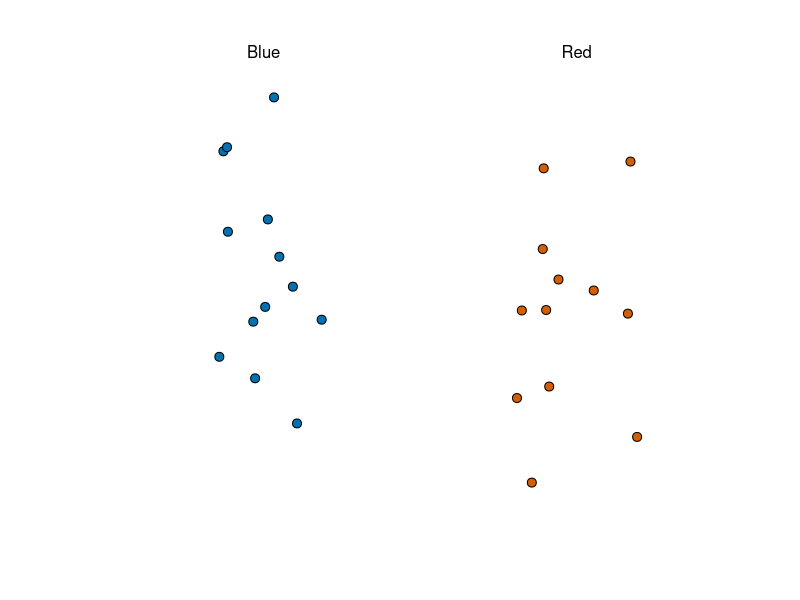
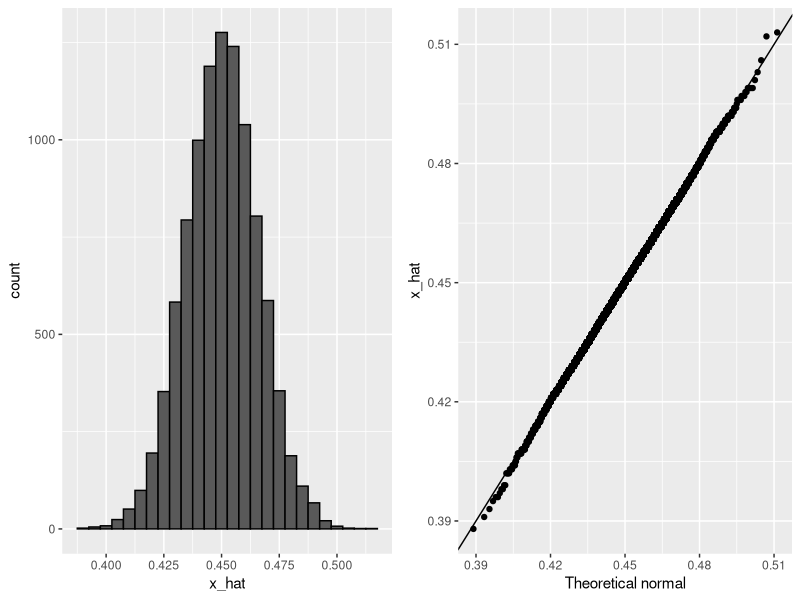
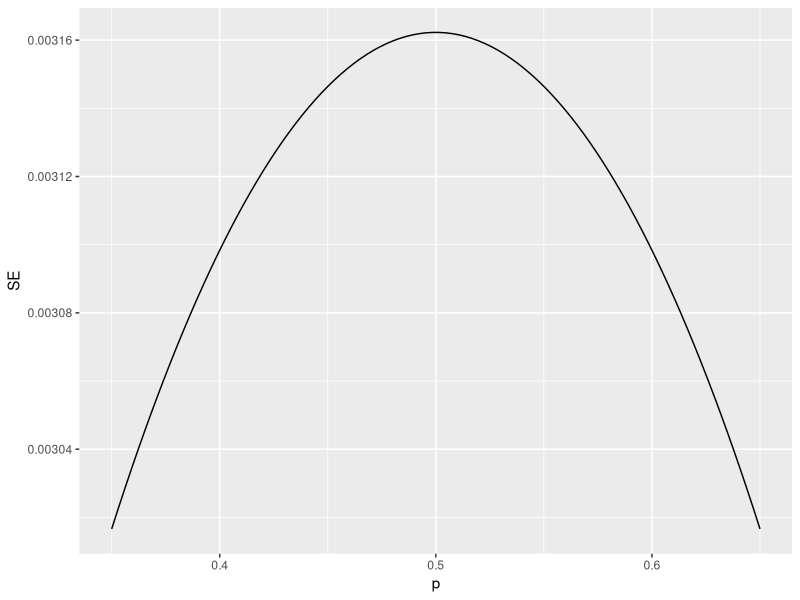
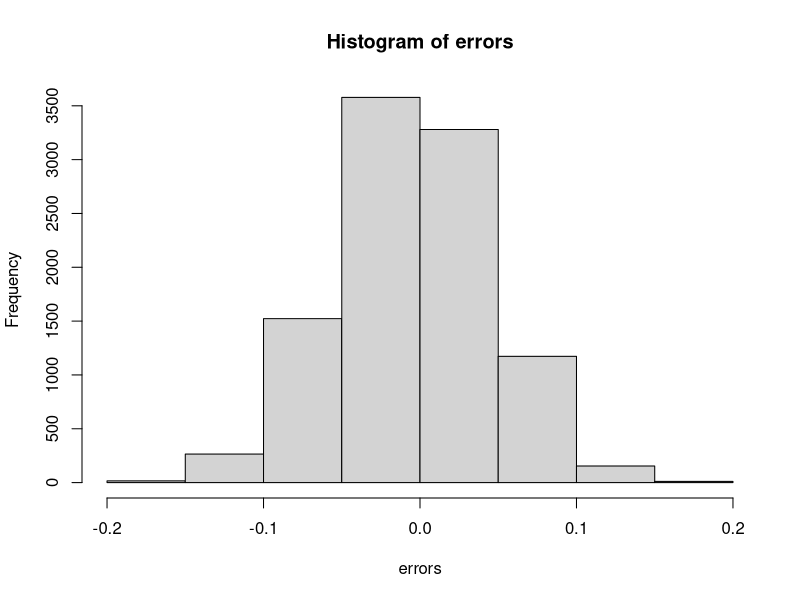
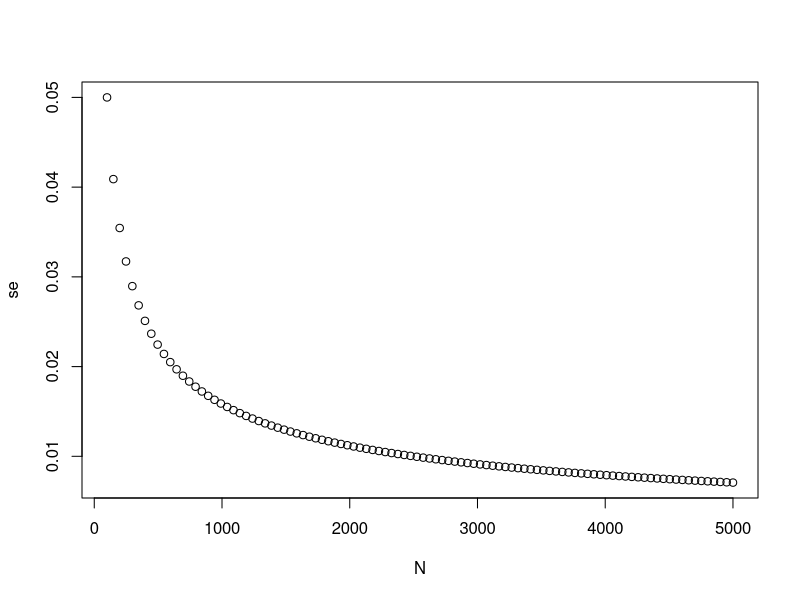
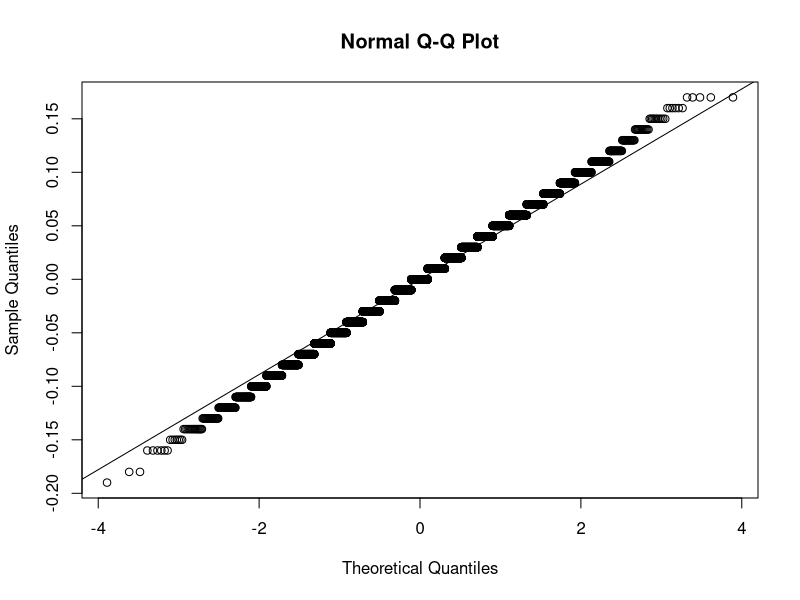
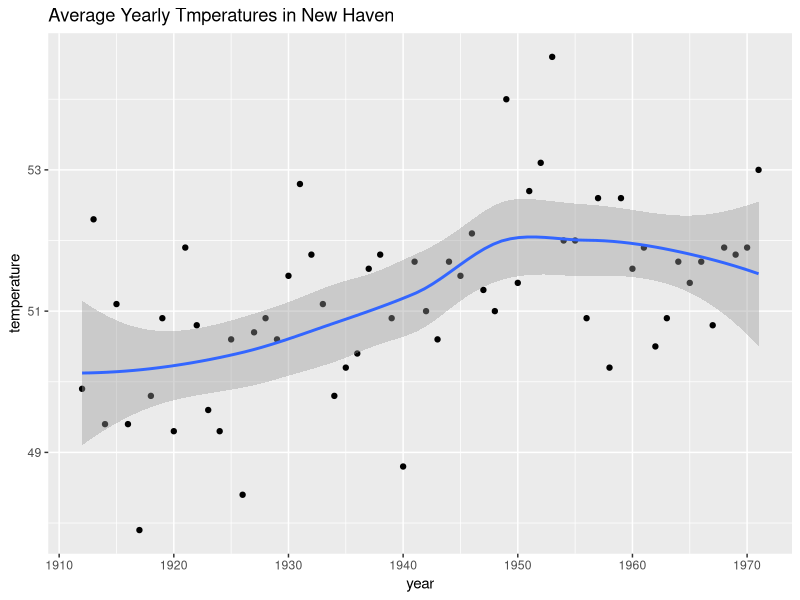
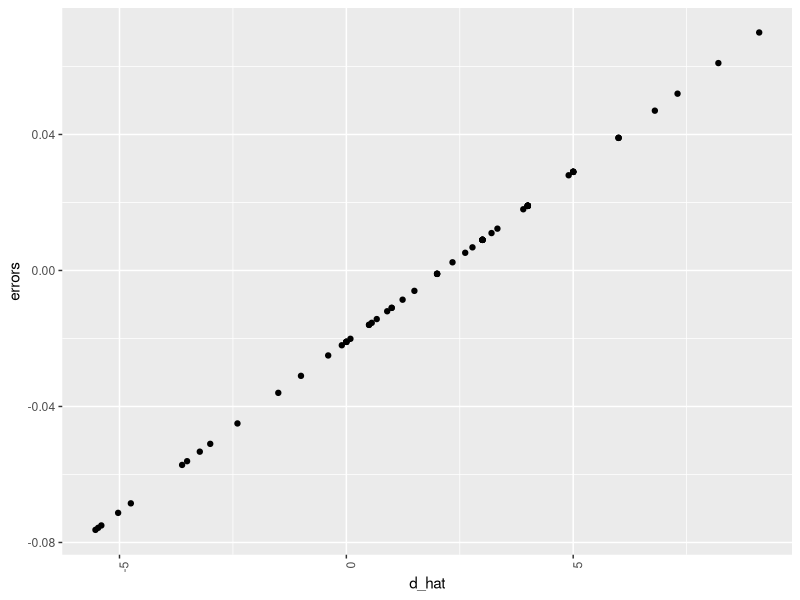

Write the R code that produced these figures, in order.
#Polls
library(tidyverse)
library(dslabs)
take_poll(25)




#Central Limit Theorem in practice

x_hat <- 0.48 
se <- sqrt(x_hat*(1-x_hat)/25)
se

pnorm(0.01/se)-pnorm(-0.01/se)

pnorm(1.96)-pnorm(-1.96)

#Montecarlo simulation with CTL.

B <- 10000
N <- 1000
p <- 0.48
x_hat <- replicate(B,{
  x <- sample(c(0,1), size = N, replace = TRUE, prob = c(1-p,p))
  mean(x)
})
x_hat


p <- 0.45
N <-1000
x <- sample(c(0,1), size = N, replace = TRUE, prob = c(1-p,p))
x_hat <- mean(x)


B <- 10000
N <- 1000
p <- 0.45
x_hat <- replicate(B,{
  x <- sample(c(0,1), size = N, replace = TRUE, prob = c(1-p,p))
  mean(x)
})
x_hat

mean(x_hat)
sd(x_hat)

#Histogram and qqplot to answer the questions about p
library(tidyverse)
library(ggplot2)
library(gridExtra)
library(dplyr)
p1 <- data.frame(x_hat = x_hat) %>% ggplot(aes(x_hat)) +
  geom_histogram(binwidth = 0.005, color = "black")
p2 <- data.frame(x_hat = x_hat)%>% ggplot(aes(sample = x_hat))+
  stat_qq(dparams = list(mean = mean(x_hat), sd = sd(x_hat)))+
  geom_abline()+
  ylab("x_hat")+
  xlab("Theoretical normal")

grid.arrange(p1,p2,nrow = 1)

#Bias
N <- 100000
p <- seq(0.35,0.65, length = 100)
SE <- sapply(p,function(x)2*sqrt(x*(1-x)/N)) 
data.frame(p = p, SE = SE) %>% ggplot(aes(p, SE)) +
  geom_line()


#Exercises
# Write a function called `take_sample` that takes `p` and `N` as arguements and returns the average value of a randomly sampled population.
take_sample <- function(p,N){
  sample <- sample(c(0,1),size = N, replace = TRUE, prob = c(1-p, p))
  mean(sample)
}

# Use the `set.seed` function to make sure your answer matches the expected result after random sampling
set.seed(1)

# Define `p` as the proportion of Democrats in the population being polled
p <- 0.45

# Define `N` as the number of people polled
N <- 100

# Call the `take_sample` function to determine the sample average of `N` randomly selected people from a population containing a proportion of Democrats equal to `p`. Print this value to the console.
take_sample(p,N)

# Define `p` as the proportion of Democrats in the population being polled
p <- 0.45

# Define `N` as the number of people polled
N <- 100

# The variable `B` specifies the number of times we want the sample to be replicated
B <- 10000

# Use the `set.seed` function to make sure your answer matches the expected result after random sampling
set.seed(1)

# Create an objected called `errors` that replicates subtracting the result of the `take_sample` function from `p` for `B` replications
errors <- replicate(B,{
p - take_sample(p,N)
})

# Calculate the mean of the errors. Print this value to the console.
mean(errors)
hist(x = errors, nclass = 10)

# Define `p` as the proportion of Democrats in the population being polled
p <- 0.45

# Define `N` as the number of people polled
N <- 100

# The variable `B` specifies the number of times we want the sample to be replicated
B <- 10000

# Use the `set.seed` function to make sure your answer matches the expected result after random sampling
set.seed(1)

# We generated `errors` by subtracting the estimate from the actual proportion of Democratic voters
errors <- replicate(B, p - take_sample(p, N))

# Calculate the mean of the absolute value of each simulated error. Print this value to the console.
mean(abs(errors))

#4.-
# Define `p` as the proportion of Democrats in the population being polled
p <- 0.45

# Define `N` as the number of people polled
N <- 100

# The variable `B` specifies the number of times we want the sample to be replicated
B <- 10000

# Use the `set.seed` function to make sure your answer matches the expected result after random sampling
set.seed(1)

# We generated `errors` by subtracting the estimate from the actual proportion of Democratic voters
errors <- replicate(B, p - take_sample(p, N))

# Calculate the standard deviation of `errors`
errors^2
mean(errors^2)
sqrt(mean(errors^2))

#5-- Standard Error
# Define `p` as the expected value equal to 0.45
p <- 0.45

# Define `N` as the sample size
N <- 100

# Calculate the standard error
sqrt(p*(1-p)/N)

#6.-
# Define `p` as a proportion of Democratic voters to simulate
p <- 0.45

# Define `N` as the sample size
N <- 100

# Use the `set.seed` function to make sure your answer matches the expected result after random sampling
set.seed(1)

# Define `X` as a random sample of `N` voters with a probability of picking a Democrat ('1') equal to `p`
X <- sample(c(0,1), size = N, prob = c(1-p,p), replace = TRUE)

# Define `X_bar` as the average sampled proportion
X_bar <- mean(X)

# Calculate the standard error of the estimate. Print the result to the console.
sqrt(X_bar*(1-X_bar)/N)

#8.-
N <- seq(100, 5000, len = 100)
p <- 0.5
se <- sqrt(p*(1-p)/N)
plot(N,se)

#11.- 
# Define `p` as the proportion of Democrats in the population being polled
p <- 0.45

# Define `N` as the number of people polled
N <- 100

# The variable `B` specifies the number of times we want the sample to be replicated
B <- 10000

# Use the `set.seed` function to make sure your answer matches the expected result after random sampling
set.seed(1)

# Generate `errors` by subtracting the estimate from the actual proportion of Democratic voters
errors <- replicate(B, p - take_sample(p, N))

# Generate a qq-plot of `errors` with a qq-line showing a normal distribution
qqnorm(errors)
qqline(errors)

#12.-
# Define `p` as the proportion of Democrats in the population being polled
p <- 0.45

# Define `N` as the number of people polled
N <- 100

# Calculate the probability that the estimated proportion of Democrats in the population is greater than 0.5. Print this value to the console.
pnorm(0.5, mean = p, sd = sqrt(((1-p)*p)/N), lower.tail = FALSE)

#13.-
# Define `N` as the number of people polled
N <-100

# Define `X_hat` as the sample average
X_hat <- 0.51

# Define `se_hat` as the standard error of the sample average
se_hat <- sqrt(X_hat*(1-X_hat)/N)

# Calculate the probability that the error is 0.01 or larger
1-(pnorm(0.01/se_hat) - pnorm(-0.01/se_hat))

#########################################################

############## CONFIDENCE INTERVALS ###################
library(dslabs)
library(ggplot2)
library(tidyverse)
#function: t.test(): mean and difference of mean
data("nhtemp")
data.frame(year = as.numeric(time(nhtemp)), temperature = as.numeric(nhtemp)) %>%
  ggplot(aes(year, temperature)) +
  geom_point() +
  geom_smooth() +
  ggtitle("Average Yearly Tmperatures in New Haven")

  
#We want to know the probability that the interval [¯X − 2 ˆ SE(¯X ), ¯X − 2 ˆ SE(¯X )] contains
#the true proportion p.
 
p <- 0.45
N <- 1000

#Interval
x <- sample(c(0,1), size = N, replace = TRUE, prob = c(1-p,p))
x_hat <- mean(x)
se_hat <- sqrt(x_hat * (1- x_hat)/N)
c(x_hat - 1.96 *se_hat,x_hat + 1.96 *se_hat )
 
# P(−1.96 ≤ Z ≤ 1.96)

pnorm(1.96) - pnorm(-1.96)

# Ir we want to have a larger probability, maybe 99.5%

qnorm(0.995)

B <- 10000

inside <- replicate (B, {
  x <- sample(c(0,1),size = N, replace = TRUE, prob = c(1-p,p))
  x_hat <- mean(x)
  se_hat <- sqrt(x_hat * (1- x_hat)/N)
  between(p, x_hat - 1.96* se_hat,x_hat + 1.96* se_hat)
  })

mean(inside)

# Exercises

#Assume there are only two candidates and construct 
#a 95% confidence interval for the election night proportion .

# Load the data
data(polls_us_election_2016)

# Generate an object `polls` that contains data filtered for polls that ended on or after October 31, 2016 in the United States
polls <- polls_us_election_2016 %>% filter(state == "U.S." & enddate >="2016-10-31")

# How many rows does `polls` contain? Print this value to the console.
nrow(polls)

# Assign the sample size of the first poll in `polls` to a variable called `N`. Print this value to the console.
N <- polls[1,"samplesize"]
print(N)

# For the first poll in `polls`, assign the estimated percentage of Clinton voters to a variable called `X_hat`. Print this value to the console.
X_hat <- as.numeric(polls[1,] %>% select(rawpoll_clinton))/100
print(X_hat)
# Calculate the standard error of `X_hat` and save it to a variable called `se_hat`. Print this value to the console.
se_hat <- sqrt(X_hat*(1-X_hat)/N)
print(se_hat)
# Use `qnorm` to calculate the 95% confidence interval for the proportion of Clinton voters. Save the lower and then the upper confidence interval to a variable called `ci`.
ci <- c(X_hat - qnorm(0.975) *se_hat, X_hat + qnorm(0.975) *se_hat)

#Create a new object called pollster_results that contains 
#the pollster's name, the end date of the poll, the 
#proportion of voters who declared a vote for Clinton, 
#the standard error of this estimate, and the lower and 
#upper bounds of the confidence interval for the estimate

pollster_results <- polls %>% 
  mutate(X_hat = rawpoll_clinton/100,
  se_hat =sqrt(X_hat*(1- X_hat)/samplesize), 
  lower = X_hat - qnorm(0.975)*se_hat, 
  upper = X_hat + qnorm(0.975)*se_hat)

view(pollster_results)                                    

pollster_results <- pollster_results %>% mutate(hit = 0.482 >= lower & 0.482 <= upper)                              
                                     
avg_hit <- pollster_results %>% 
  mutate(hit = lower<=0.482 & upper>=0.482) %>% 
  summarize(mean(hit))


#
# Add a statement to this line of code that will add a new column named `d_hat` to `polls`. The new column should contain the difference in the proportion of voters.
polls <- polls_us_election_2016 %>% filter(enddate >= "2016-10-31" & state == "U.S.") %>% mutate(d_hat = rawpoll_clinton - rawpoll_trump)


# Assign the sample size of the first poll in `polls` to a variable called `N`. Print this value to the console.
N <- polls[1,"samplesize"]
print(N)

# Assign the difference `d_hat` of the first poll in `polls` to a variable called `d_hat`. Print this value to the console.
d_hat <- polls[1,"d_hat"]/100
print(d_hat)

# Assign proportion of votes for Clinton to the variable `X_hat`.
X_hat <- ((d_hat+1)/2)

# Calculate the standard error of the spread and save it to a variable called `se_hat`. Print this value to the console.
se_hat <- 2*sqrt((X_hat*(1-X_hat))/N)


# Use `qnorm` to calculate the 95% confidence interval for the difference in the proportions of voters. Save the lower and then the upper confidence interval to a variable called `ci`.
ci <- c((2*X_hat-1) - qnorm(0.975) *se_hat, (2*X_hat-1) + qnorm(0.975) * se_hat)


#

pollster_results <- polls %>% 
  mutate(X_hat = ((d_hat/100)+1)/2,
         se_hat =2*sqrt((X_hat*(1-X_hat))/samplesize), 
         lower = 2*X_hat-1 - qnorm(0.975)*se_hat, 
         upper = 2*X_hat-1 + qnorm(0.975)*se_hat) %>%
  select(pollster, enddate,d_hat, X_hat,se_hat,lower, upper)


pollster_results <-  polls %>% 
  mutate(X_hat = (d_hat+1)/2, 
         se_hat = 2*sqrt(X_hat*(1-X_hat)/samplesize), 
         lower = d_hat - qnorm(0.975)*se_hat,
         upper = d_hat + qnorm(0.975)*se_hat) %>% 
  select(pollster, enddate, d_hat, lower, upper)

#
#calculate the difference between each poll's estimate 
#and the actual . 

polls %>% mutate(errors = d_hat/100 - 0.021) %>%
  ggplot(aes(x = d_hat, y = errors)) + geom_point() +
  theme(axis.text.x = element_text(angle = 90, hjust = 1))

#


polls %>% mutate(errors = d_hat/100 - 0.021) %>%
  group_by(pollster) %>% filter(pollster >= 5) %>%
  ggplot(aes(x = d_hat, y = errors)) + geom_point() +
  theme(axis.text.x = element_text(angle = 90, hjust = 1))


### Poll aggregators

library(tidyverse)
library(dslabs)

d <- 0.039
Ns <- c(1298,533,1342,897,774,254,812,324,1291,1056,2172,516)
p <- (d+1)/2

confidence_intervals <- sapply(Ns, function(N){
  x <-sample(c(0,1), size = N, replace = TRUE,prob = c(1-p,p))
  x_hat <- mean(x)
  se_hat <- sqrt(x_hat*(1-x_hat)/N)
  2*c(x_hat, x_hat - 2*se_hat,x_hat + 2*se_hat) - 1
})


# dataframe
polls <- data.frame(poll = 1:ncol(confidence_intervals),
                    t(confidence_intervals),
                    sample_size = Ns)
names(polls) <- c('poll','estimate','low','high','sample_size')

sum(polls$sample_size)

d_hat <- polls %>% summarise(avg = sum(estimate*sample_size)/sum(sample_size)) %>%
         pull(avg)

#estimation for proportion
p_hat <- (1 + d_hat)/2
moe <- 2*1.96*sqrt(p_hat*(1-p_hat)/sum(polls$sample_size))
moe

#16.1.1. Poll data

data("polls_us_election_2016")
polls <- polls_us_election_2016 %>%
  filter(state == "U.S." & enddate >= '2016-10-31' &
           (grade %in% c("A+","A","A-","B+")|is.na(grade)))
polls <- polls %>%
  mutate(spread = rawpoll_clinton/100 - rawpoll_trump/100)

d_hat <- polls %>%
  summarize(d_hat = sum(spread*samplesize)/sum(samplesize)) %>%
  pull(d_hat)

p_hat <- (d_hat + 1)/2
noe <- 1.96*2*sqrt(p_hat*(1-p_hat)/sum(polls$samplesize))
noe

polls %>%
  ggplot(aes(spread)) +
  geom_histogram(color = "black", binwidth = 0.01)


# Code: Investigating poll data and pollster bias
# number of polls per pollster in week before election
polls %>% group_by(pollster) %>% summarize(n())

# plot results by pollsters with at least 6 polls
polls %>% group_by(pollster) %>%
  filter(n() >= 6) %>%
  ggplot(aes(pollster, spread)) +
  geom_point() +
  theme(axis.text.x = element_text(angle = 90, hjust = 1))

# standard errors within each pollster
polls %>% group_by(pollster) %>%
  filter(n() >= 6) %>%
  summarize(se = 2 * sqrt(p_hat * (1-p_hat) / median(samplesize)))

#Data Driven Models
# collect last result before the election for each pollster
one_poll_per_pollster <- polls %>% group_by(pollster) %>%
  filter(enddate == max(enddate)) %>%      # keep latest poll
  ungroup()

# histogram of spread estimates
one_poll_per_pollster %>%
  ggplot(aes(spread)) + geom_histogram(binwidth = 0.01)

# construct 95% confidence interval
results <- one_poll_per_pollster %>%
  summarize(avg = mean(spread), se = sd(spread)/sqrt(length(spread))) %>%
  mutate(start = avg - 1.96*se, end = avg + 1.96*se)
round(results*100, 1)

##### Exercises ###
# Load the 'dslabs' package and data contained in 'heights'
library(dslabs)
data(heights)

# Make a vector of heights from all males in the population
x <- heights %>% filter(sex == "Male") %>%
  .$height

# Calculate the population average. Print this value to the console.
mean(x)

# Calculate the population standard deviation. Print this value to the console.
sd(x)

#2.-
# The vector of all male heights in our population `x` has already been loaded for you. You can examine the first six elements using `head`.
head(x)

# Use the `set.seed` function to make sure your answer matches the expected result after random sampling
set.seed(1)

# Define `N` as the number of people measured
N <- 50

# Define `X` as a random sample from our population `x`
X <- sample(x,size = N, replace = TRUE)

# Calculate the sample average. Print this value to the console.
print(mean(X))

# Calculate the sample standard deviation. Print this value to the console.
print(sd(X))

#3.-
# The vector of all male heights in our population `x` has already been loaded for you. You can examine the first six elements using `head`.
head(x)

# Use the `set.seed` function to make sure your answer matches the expected result after random sampling
set.seed(1)

# Define `N` as the number of people measured
N <- 50

# Define `X` as a random sample from our population `x`
X <- sample(x, N, replace = TRUE)

# Define `se` as the standard error of the estimate. Print this value to the console.
se <- sd(X)/sqrt(N)
print(se)


# Construct a 95% confidence interval for the population average based on our sample. Save the lower and then the upper confidence interval to a variable called `ci`.
ci <- c(mean(X)-qnorm(0.975)*se, mean(X)+qnorm(0.975)*se)

#4.-
